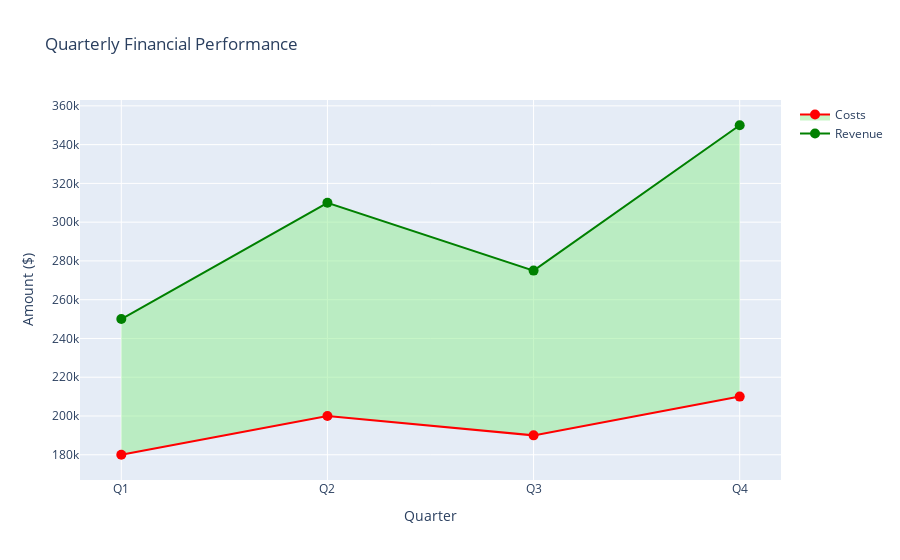

Notebook source saved alongside this figure:
### Code cell
# Generate sample data for revenue and costs
quarters = ['Q1', 'Q2', 'Q3', 'Q4']
revenue = [250000, 310000, 275000, 350000]
costs = [180000, 200000, 190000, 210000]
profit = [r - c for r, c in zip(revenue, costs)]

# Create custom hover text
hover_text = [f"Quarter: {q}<br>Revenue: ${r:,}<br>Costs: ${c:,}<br>Profit: ${p:,}"
              for q, r, c, p in zip(quarters, revenue, costs, profit)]

# Create figure
fig = go.Figure()

# Add revenue line
fig.add_trace(go.Scatter(
    x=quarters,
    y=revenue,
    mode='lines+markers',
    name='Revenue',
    line=dict(color='green', width=2),
    marker=dict(size=10),
    hoverinfo='text',
    hovertext=hover_text
))

# Add costs line with fill to represent profit
fig.add_trace(go.Scatter(
    x=quarters,
    y=costs,
    mode='lines+markers',
    name='Costs',
    line=dict(color='red', width=2),
    marker=dict(size=10),
    fill='tonexty',  # Fill area between traces
    fillcolor='rgba(144, 238, 144, 0.5)',  # Light green with transparency
    hoverinfo='text',
    hovertext=hover_text
))

# Update layout
fig.update_layout(
    title='Quarterly Financial Performance',
    xaxis_title='Quarter',
    yaxis_title='Amount ($)',
    hovermode='x unified'
)

fig.show()

### Figure 1 — Plotly figure (JSON) as saved in the notebook; plotly's stock layout.template omitted (floating-point values rounded to 4 significant figures)
{"data": [{"hoverinfo": "text", "hovertext": ["Quarter: Q1<br>Revenue: $250,000<br>Costs: $180,000<br>Profit: $70,000", "Quarter: Q2<br>Revenue: $310,000<br>Costs: $200,000<br>Profit: $110,000", "Quarter: Q3<br>Revenue: $275,000<br>Costs: $190,000<br>Profit: $85,000", "Quarter: Q4<br>Revenue: $350,000<br>Costs: $210,000<br>Profit: $140,000"], "line": {"color": "green", "width": 2}, "marker": {"size": 10}, "mode": "lines+markers", "name": "Revenue", "type": "scatter", "x": ["Q1", "Q2", "Q3", "Q4"], "y": [250000, 310000, 275000, 350000]}, {"fill": "tonexty", "fillcolor": "rgba(144, 238, 144, 0.5)", "hoverinfo": "text", "hovertext": ["Quarter: Q1<br>Revenue: $250,000<br>Costs: $180,000<br>Profit: $70,000", "Quarter: Q2<br>Revenue: $310,000<br>Costs: $200,000<br>Profit: $110,000", "Quarter: Q3<br>Revenue: $275,000<br>Costs: $190,000<br>Profit: $85,000", "Quarter: Q4<br>Revenue: $350,000<br>Costs: $210,000<br>Profit: $140,000"], "line": {"color": "red", "width": 2}, "marker": {"size": 10}, "mode": "lines+markers", "name": "Costs", "type": "scatter", "x": ["Q1", "Q2", "Q3", "Q4"], "y": [180000, 200000, 190000, 210000]}], "layout": {"hovermode": "x unified", "title": {"text": "Quarterly Financial Performance"}, "xaxis": {"title": {"text": "Quarter"}}, "yaxis": {"title": {"text": "Amount ($)"}}}}
